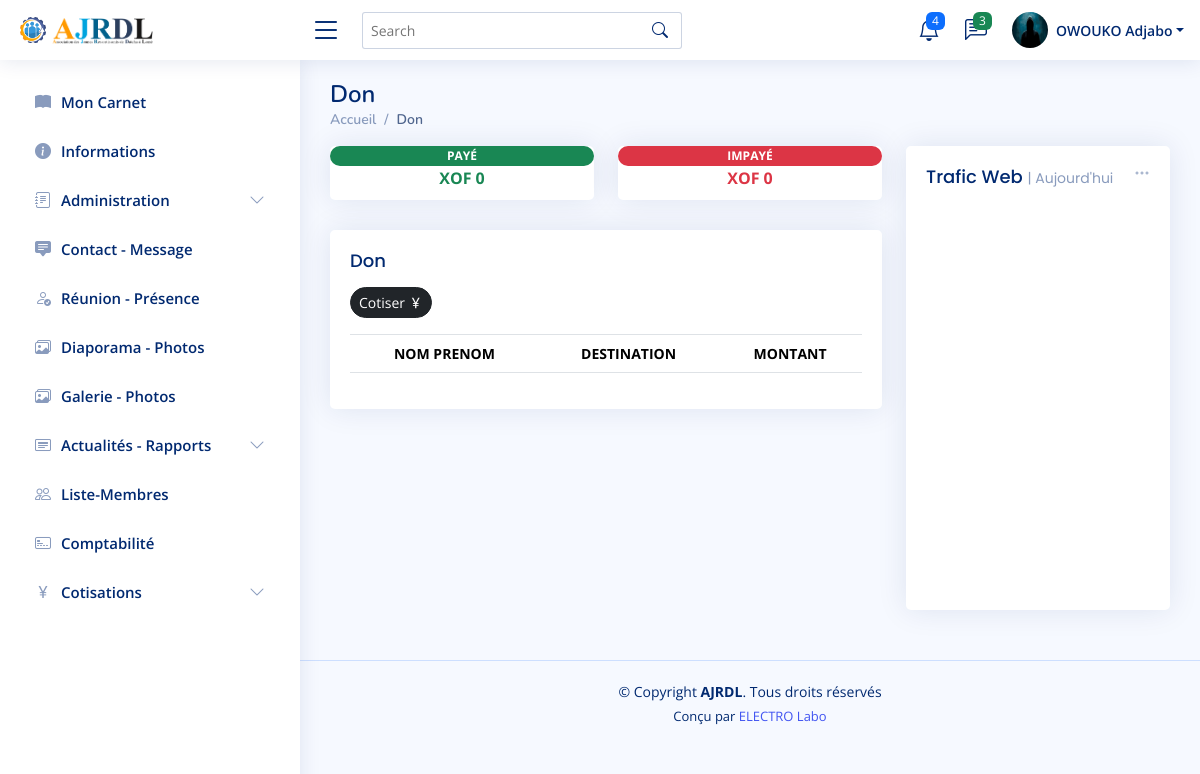
Page /comptabilite/don/ (signed in) on the committed database.
### compte/models.py (models this page shows, shortened)
class Membre(AbstractUser): # Model d'utilisateur.
    username = None
    contact = PhoneNumberField(unique=True)
    email = models.EmailField(unique=True)
    ville = models.CharField(max_length=50)
    quartier = models.CharField(max_length=50)
    profession = models.CharField(max_length=50)
    naissance = models.DateField()
    photo = models.ImageField(upload_to='membre/identite/', height_field=None, width_field=None, max_length=None)
    adhesion = models.DateField(auto_now=False, auto_now_add=False)
    USERNAME_FIELD = 'email'
    REQUIRED_FIELDS = []
    objects = CustomUserManager()

class Profile(models.Model):
    membre = models.OneToOneField(Membre, on_delete=models.CASCADE)
    image = models.ImageField(default='default.jpg', upload_to='membre/profile')

### cotisation/views.py (the view)
# urls.py: path('don/', donPage, name='don'),
@user_passes_test(administrateur, login_url='connecte')
def donPage(request): # Page de Don.
    don = Don.objects.all()
    payer_don = Don.objects.filter(paye=True).aggregate(Sum('montant'))['montant__sum']
    impayer_don = Don.objects.filter(paye=False).aggregate(Sum('montant'))['montant__sum']
    if payer_don is None:
        payer_don = 0
    if impayer_don is None:
        impayer_don = 0
    return render(request, 'cotisation/don.html', {'don':don, 'payer_don':payer_don, 'impayer_don':impayer_don})

### compte/tests.py (called while the page is built)
def administrateur(user):
    return user.is_staff

### cotisation/templates/cotisation/don.html (shortened to what this page needs)
{% extends "compte/base.html" %}
{% block header_membre %}{% include "compte/header.html" %}{% endblock %}
{% block body_membre %}
    <main id="main" class="main">
        <div class="pagetitle">
            <h1>Don</h1>
            <nav>
                <ol class="breadcrumb">
                    <li class="breadcrumb-item"><a href="{% url 'accueil' %}">Accueil</a></li>
                    <li class="breadcrumb-item active">Don</li>
                </ol>
            </nav>
        </div>
        <section class="section dashboard">
            <div class="row">
                <div class="col-lg-8">
                    <div class="row">
                        <div class="col-xxl-4 col-md-6">
                            <div class="card info-card revenue-card">
                                <span class="badge rounded-pill bg-success text-white">
                                    <marquee behavior="alternate">PAYÉ</marquee>
                                </span>
                                <strong class="text-success text-center">
                                    XOF {{ payer_don }}
                                </strong>
                            </div>
                        </div>
                        <div class="col-xxl-4 col-md-6">
                            <div class="card info-card revenue-card">
                                <span class="badge rounded-pill bg-danger text-white">
                                    <marquee behavior="alternate">IMPAYÉ</marquee>
                                </span>
                                <strong class="text-danger text-center">
                                    XOF {{ impayer_don }}
                                </strong>
                            </div>
                        </div>
                        <div class="col-12">
                            <div class="card recent-sales overflow-auto">
                                <div class="card-body">
                                    <h5 class="card-title mb-0">Don</h5>
                                    <button class="btn btn-dark btn-sm mb-3 rounded-pill">
                                        <a class="text-white" href="{% url "don_ajoute" %}">Cotiser </a> <i class="bi bi-currency-yen"></i>
                                    </button>
                                    <table class=" table table-striped text-nowrap table-bordered">
                                        <thead  class="text-center">
                                            <tr>
                                                <th>NOM PRENOM</th>
                                                <th>DESTINATION</th>
                                                <th>MONTANT</th>
                                            </tr>
                                        </thead>
                                    </table>
                                </div>
                            </div>
                        </div>
                    </div>
                </div>
                <div class="col-lg-4">
                    <div class="card">
                        <div class="filter">
                            <a class="icon" href="#" data-bs-toggle="dropdown"><i class="bi bi-three-dots"></i></a>
                        </div>
                        <div class="card-body pb-0">
                            <h5 class="card-title">Trafic Web <span>| Aujourd'hui</span></h5>
                            <div id="trafficChart" style="min-height: 400px;" class="echart"></div>
                        </div>
                    </div>
                </div>
            </div>
        </section>
    </main>
{% endblock %}
{% block footer_membre %}{% include "compte/footer.html" %}{% endblock %}

### compte/templates/compte/menu.html (shortened to what this page needs)
{% load static %}
<nav class="header-nav ms-auto">
    <ul class="d-flex align-items-center">
        <li class="nav-item dropdown">
            <a class="nav-link nav-icon" href="#" data-bs-toggle="dropdown">
                <i class="bi bi-bell"></i>
                <span class="badge bg-primary badge-number">4</span>
            </a>
        </li>
        <li class="nav-item dropdown">
            <a class="nav-link nav-icon" href="#" data-bs-toggle="dropdown">
                <i class="bi bi-chat-left-text"></i>
                <span class="badge bg-success badge-number">3</span>
            </a>
        </li>
        <li class="nav-item dropdown pe-3">
            <a class="nav-link nav-profile d-flex align-items-center pe-0" href="#" data-bs-toggle="dropdown">
                {% if user.profile.image.url %}
                    <img src="{{ user.profile.image.url }}" alt="Photo de profile" class="rounded-circle">
                {% else %}
                    <img src="{{ user.photo.url }}" alt="Photo de profile" class="rounded-circle">
                {% endif %}
                <span class="d-none d-md-block dropdown-toggle ps-2">{{ user.last_name }} {{ user.first_name }}</span>
            </a>
        </li>
    </ul>
</nav>

### static/compte/assets/css/style.css (style rules this page uses)
:root { scroll-behavior: smooth; }
body { font-family: "Open Sans", sans-serif; background: #f6f9ff; color: #444444; }
a { color: #4154f1; text-decoration: none; }
h1, h2, h3, h4, h5, h6 { font-family: "Nunito", sans-serif; }
#main { margin-top: 60px; padding: 20px 30px; transition: all 0.3s; }
.pagetitle { margin-bottom: 10px; }
.pagetitle h1 { font-size: 24px; margin-bottom: 0; font-weight: 600; color: #012970; }
.card { margin-bottom: 30px; border: none; border-radius: 5px; box-shadow: 0px 0 30px rgba(1, 41, 112, 0.1); }
.card-title { padding: 20px 0 15px 0; font-size: 18px; font-weight: 500; color: #012970; font-family: "Poppins", sans-serif; }
.card-title span { color: #899bbd; font-size: 14px; font-weight: 400; }
.card-body { padding: 0 20px 20px 20px; }
.breadcrumb { font-size: 14px; font-family: "Nunito", sans-serif; color: #899bbd; font-weight: 600; }
.breadcrumb a { color: #899bbd; transition: 0.3s; }
.breadcrumb .breadcrumb-item::before { color: #899bbd; }
.breadcrumb .active { color: #51678f; font-weight: 600; }
.header-nav ul { list-style: none; }
.header-nav>ul { margin: 0; padding: 0; }
.header-nav .nav-icon { font-size: 22px; color: #012970; margin-right: 25px; position: relative; }
.header-nav .nav-profile { color: #012970; }
.header-nav .nav-profile img { max-height: 36px; }
.header-nav .nav-profile span { font-size: 14px; font-weight: 600; }
.header-nav .badge-number { position: absolute; inset: -2px -5px auto auto; font-weight: normal; font-size: 12px; padding: 3px 6px; }
@media (min-width: 1200px) { #main, #footer { margin-left: 300px; } }
.dashboard .filter { position: absolute; right: 0px; top: 15px; }
.dashboard .filter .icon { color: #aab7cf; padding-right: 20px; padding-bottom: 5px; transition: 0.3s; font-size: 16px; }
.dashboard .info-card { padding-bottom: 10px; }
.dashboard .recent-sales { font-size: 14px; }
.dashboard .recent-sales .table thead { background: #f6f6fe; }
.dashboard .recent-sales .table thead th { border: 0; }

### rows in the picture
Membre: profile.image (placeholder picture), last_name "OWOUKO", first_name "Adjabo"

### other values in the picture
{{ payer_don }} "0"
{{ impayer_don }} "0"
